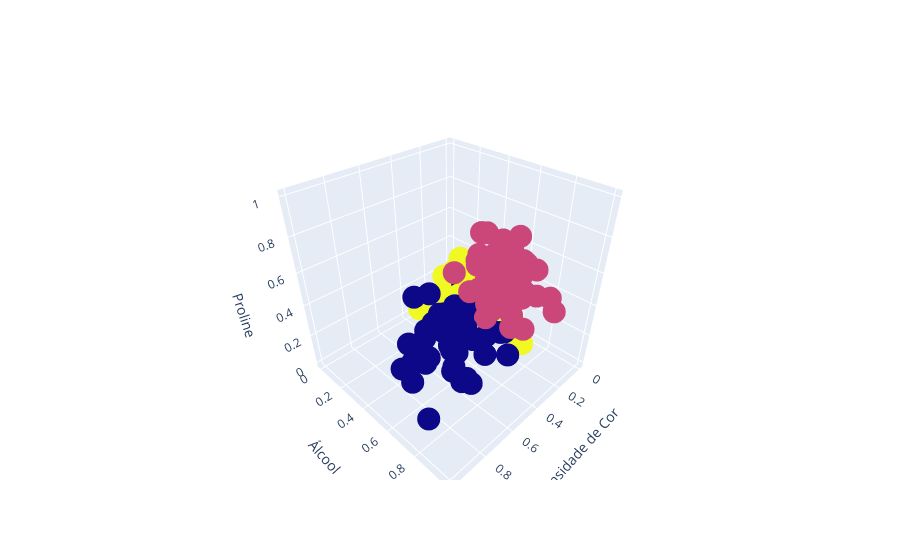

Write notebook code for a chart like this one.
### Code cell
fig.update_layout(scene=dict(
    xaxis_title='Intensidade de Cor',
    yaxis_title='Álcool',
    zaxis_title='Proline'
))
fig.show()

### Figure 1 — Plotly figure (JSON) as saved in the notebook; plotly's stock layout.template omitted (floating-point values rounded to 4 significant figures; data arrays with more than 128 entries replaced by an {"elided": "..."} marker saying what was removed)
{"data": [{"marker": {"color": {"elided": "178 int values"}}, "mode": "markers", "text": {"elided": "178 str values"}, "type": "scatter3d", "x": {"elided": "178 float values"}, "y": {"elided": "178 float values"}, "z": {"elided": "178 float values"}}], "layout": {"scene": {"xaxis": {"title": {"text": "Intensidade de Cor"}}, "yaxis": {"title": {"text": "Álcool"}}, "zaxis": {"title": {"text": "Proline"}}}}}
